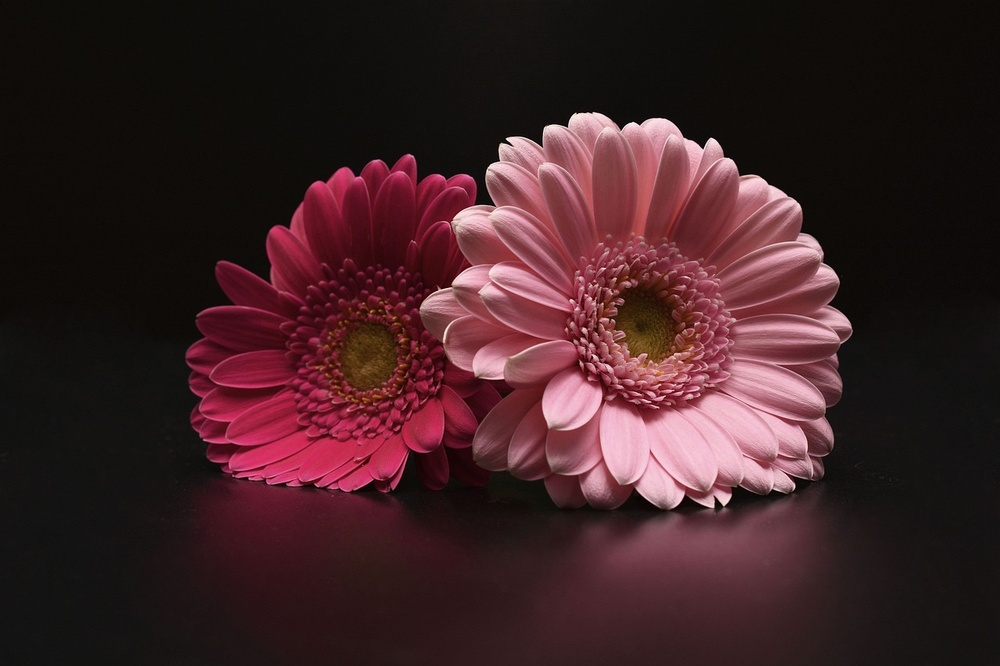
#> input picture opencv_tutorial/Edge_detection/flower.jpg, 1000 x 666 px, shrunk from 1280 x 853 before the run
$ python 02_prewitt.py   (older library calls are emulated)
#> lines starting #> are read from the running program, lines starting #| are printed output that depends on the picture
import cv2
import numpy as np
import matplotlib.pyplot as plt

image = cv2.imread('flower.jpg', 0)
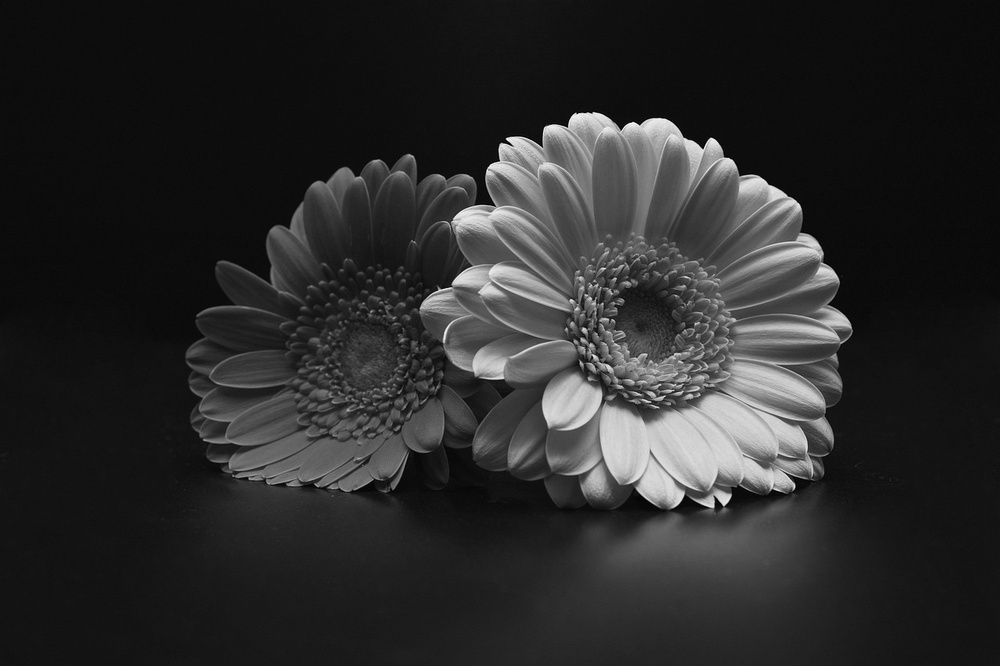
#> image: shape (666, 1000); min 0, max 254, mean 42.7

# apply prewitt operator
prewitt_kernel_x = np.array([[1, 0, -1],
                             [1, 0, -1],
                             [1, 0, -1]])

prewitt_kernel_y = np.array([[1,  1,  1],
                             [0,  0,  0],
                             [-1, -1, -1]])

prewitt_x = cv2.filter2D(image, cv2.CV_64F, prewitt_kernel_x)
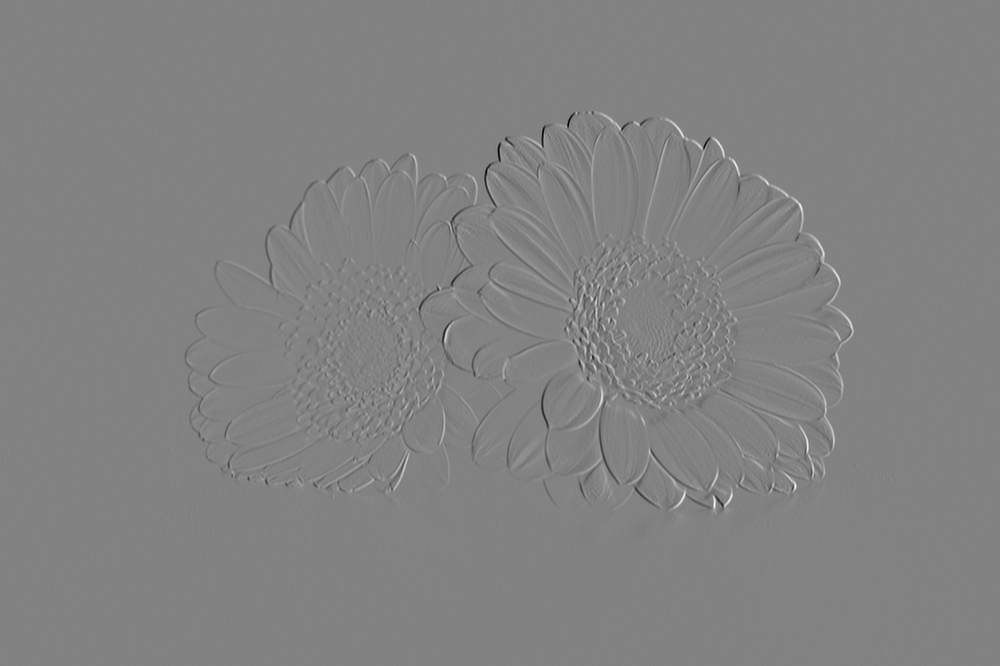
#> prewitt_x: shape (666, 1000) float64; min -698, max 666, mean 0; drawn with min black and max white
prewitt_y = cv2.filter2D(image, cv2.CV_64F, prewitt_kernel_y)
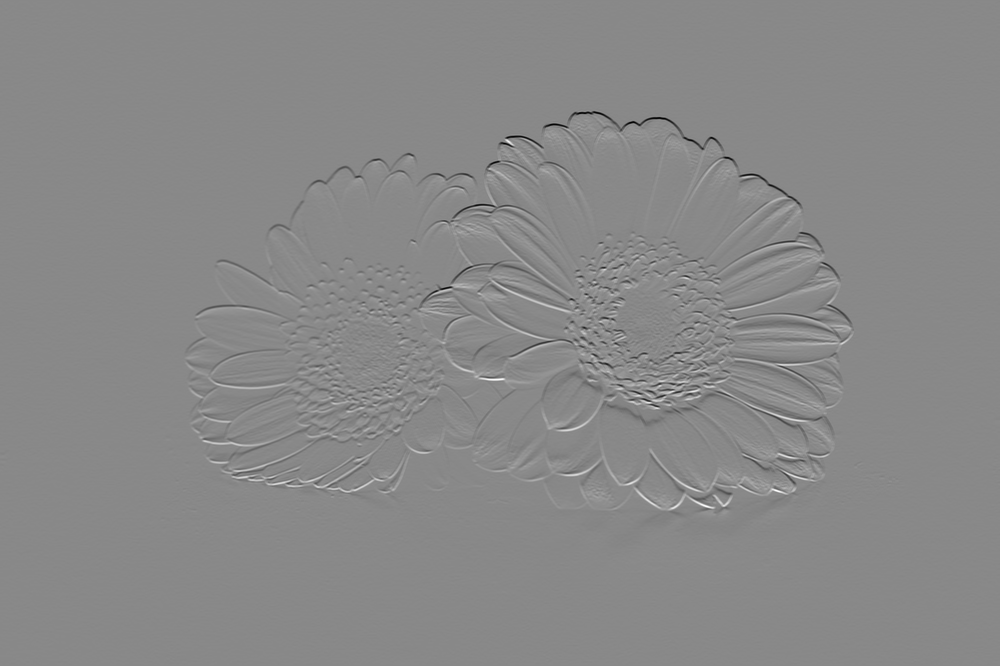
#> prewitt_y: shape (666, 1000) float64; min -720, max 622, mean -0.1; drawn with min black and max white
prewitt_edges = cv2.magnitude(prewitt_x, prewitt_y)
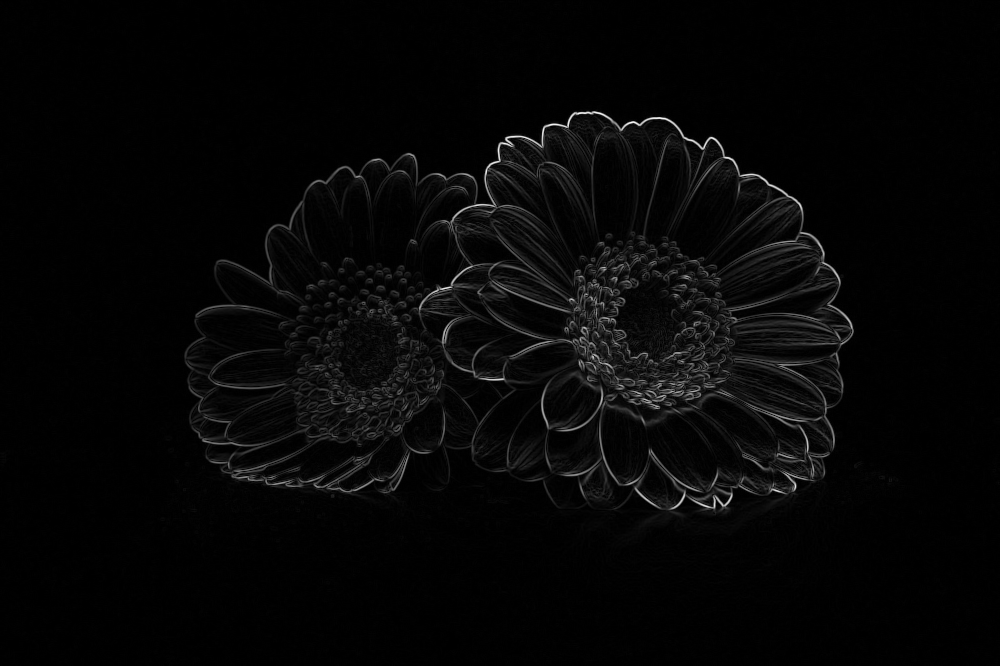
#> prewitt_edges: shape (666, 1000) float64; min 0, max 736.1, mean 19.4; drawn with min black and max white

# prewitt_edges = np.uint8(prewitt_edges)
# cv2.imshow("prewitt",prewitt_edges)

plt.figure(figsize=(10,10))

plt.subplot(1,2,1)
plt.title("Original")
plt.imshow(image, cmap='gray')

plt.subplot(1,2,2)
plt.title("Prewitt operator")
plt.imshow(prewitt_edges, cmap='gray')

plt.show()
